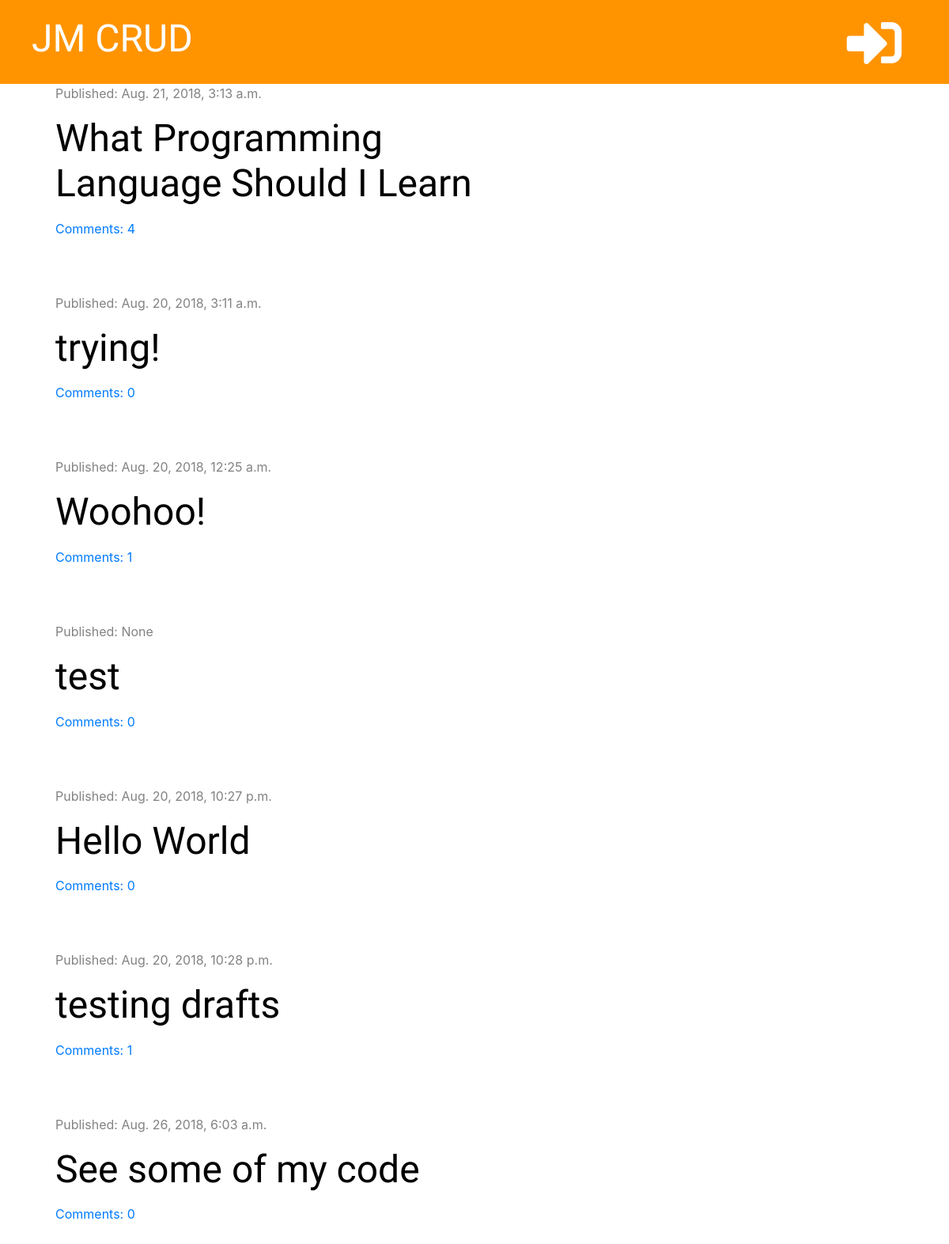
The app's page /, older data.
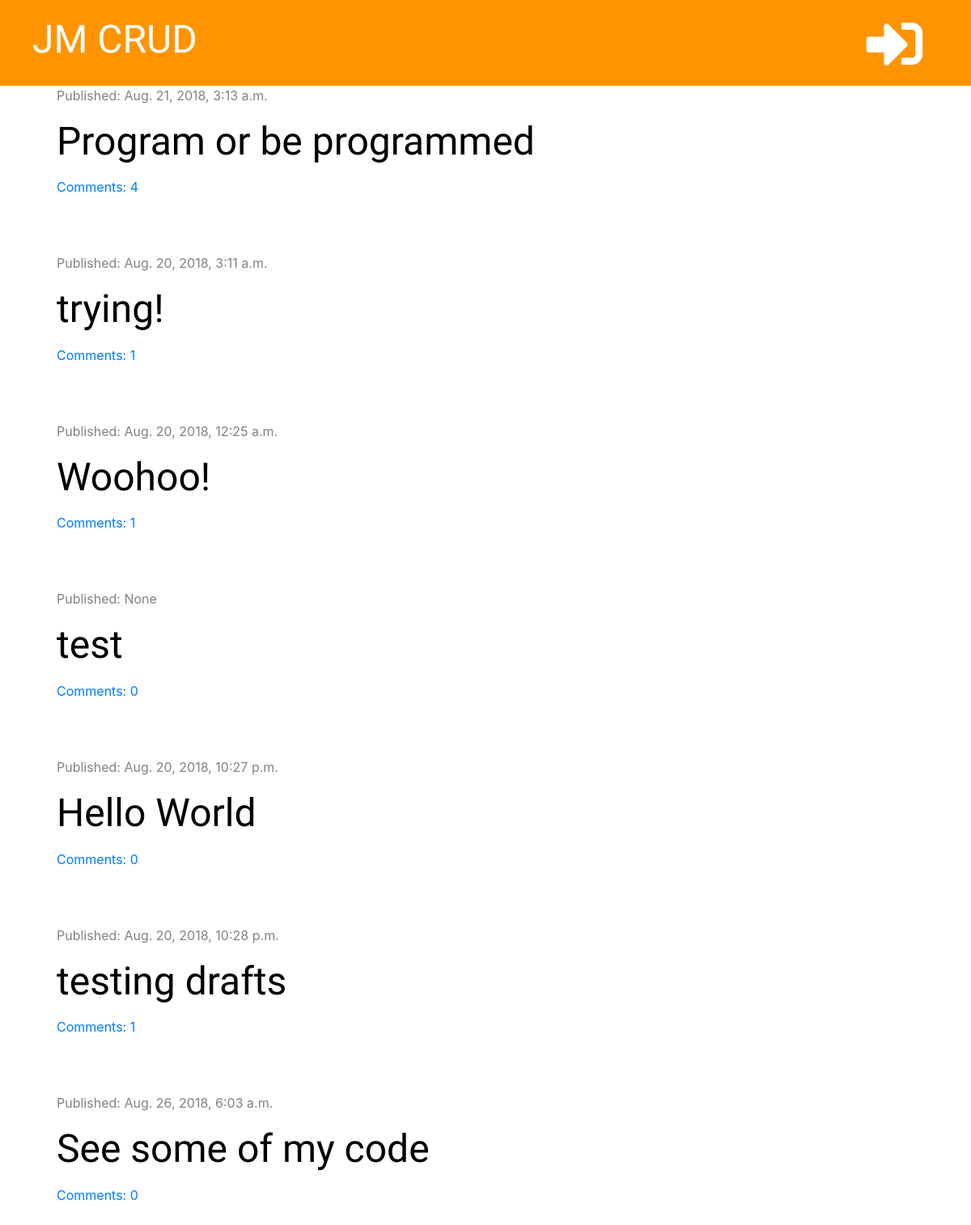
The same page, newer data.
### blog/models.py (models this page shows, shortened)
class Post(models.Model):
    author = models.ForeignKey('auth.User', on_delete=models.CASCADE)
    title = models.CharField(max_length=200)
    text = models.TextField()
    created_date = models.DateTimeField(default=timezone.now)
    published_date = models.DateTimeField(blank=True, null=True)
    def approved_comments(self):
        return self.comments.filter(approved=True)

### blog/views.py (the view)
# urls.py: path('', views.post_list, name='post_list'),
def post_list(request):
    posts = Post.objects.all()
    stuff_for_frontend = {'posts': posts}
    return render(request, 'blog/post_list.html', stuff_for_frontend)

### blog/templatetags/markdownify.py (called while the page is built)
@register.filter
def markdown(value):
    renderer = HighlightRenderer()
    markdown = mistune.Markdown(renderer=renderer)
    return markdown(value)

### blog/templates/blog/post_list.html (shortened to what this page needs)
{% extends 'blog/base.html' %}
{% load markdownify %}
{% block content %}
      {% for post in posts %}
        <div class="post">
          <div class="date">
            <p>Published: {{post.published_date }}</p>
          </div>
            <h1><a href="{% url 'post_detail' pk=post.pk %}">{{ post.title }}</a></h1>
            <a href="{% url 'post_detail' pk=post.pk %}">Comments: {{ post.approved_comments.count }}</a>
        </div>
      {% endfor %}
{% endblock %}

Row changes from the older to the newer data that the page shows:
changed Post: title "What Programming Language Should I Learn" → "Program or be programmed"
computed for Post "trying!": approved_comments.count "0" → "1"
